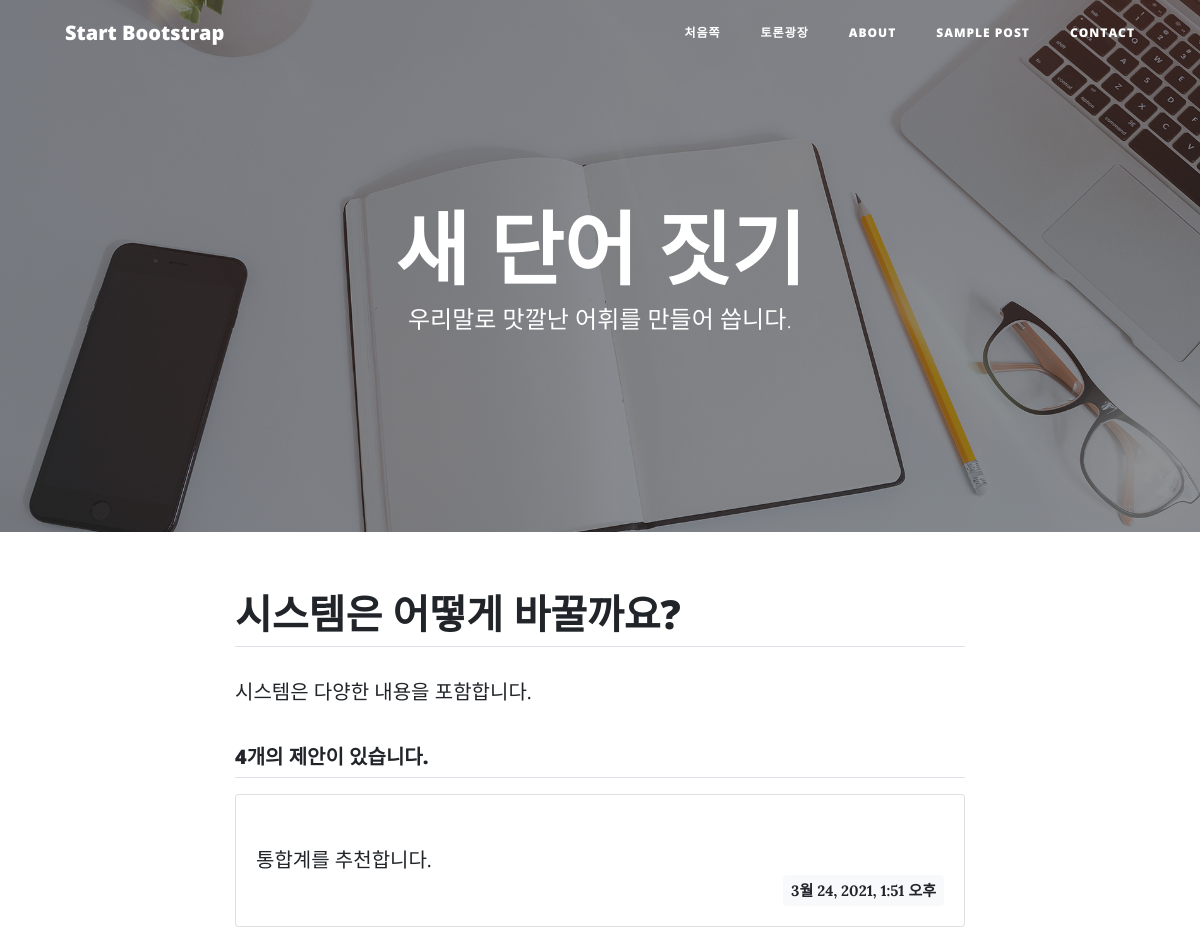
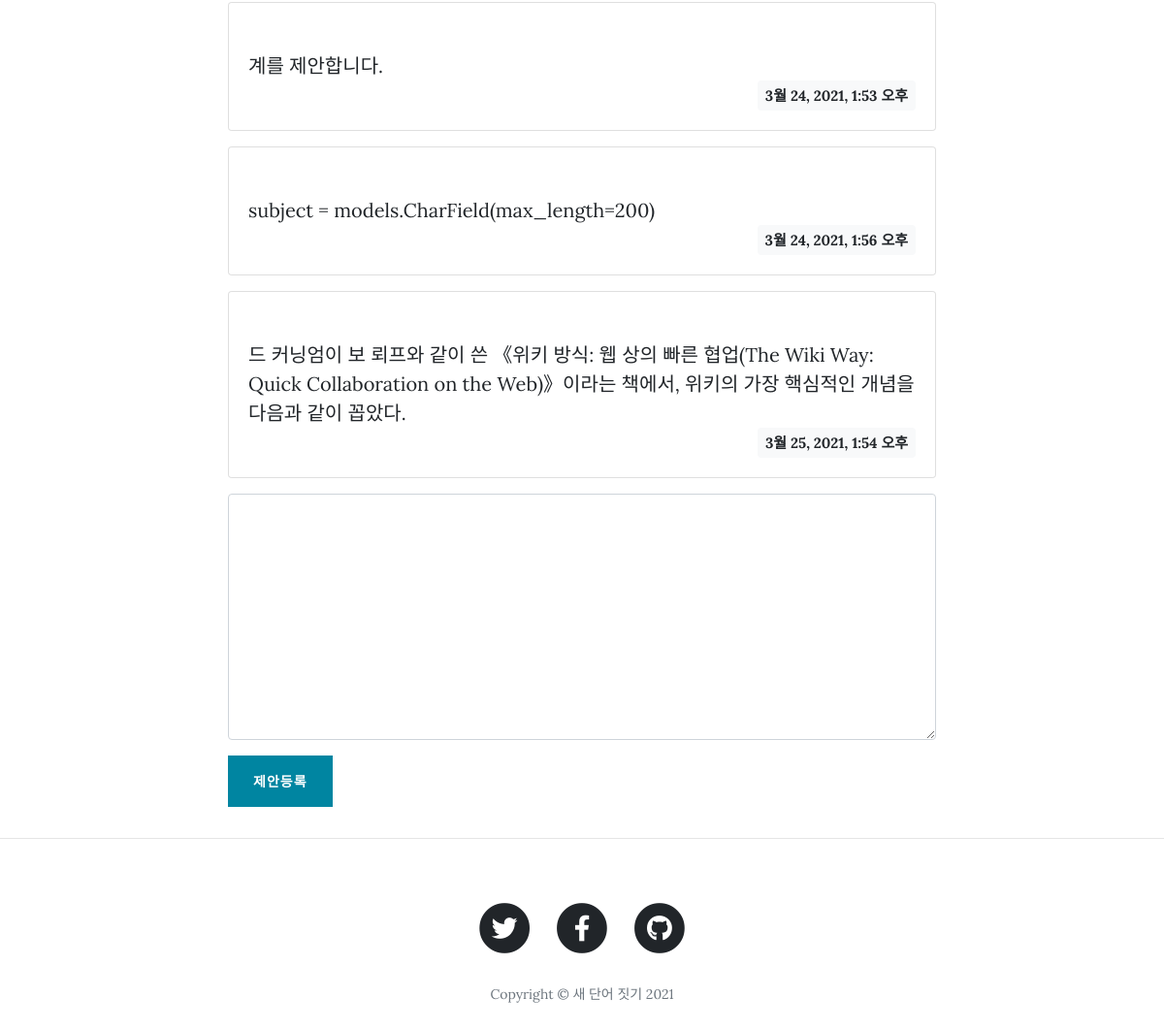
/forum/1/, run on the app's committed database (2 pictures, top to bottom).
### forum/models.py (models this page shows, shortened)
class Presenting(models.Model):
    subject = models.CharField(max_length=200)
    content = models.TextField()
    create_date = models.DateTimeField()

class Suggestion(models.Model):
    suggestion = models.ForeignKey(Presenting, on_delete=models.CASCADE)
    content = models.TextField()
    create_date = models.DateTimeField()

### forum/views.py (the view)
# urls.py: path('<int:presenting_id>/', views.detail, name='detail'),
def detail(request, presenting_id):
    presenting = Presenting.objects.get(id=presenting_id)
    context = {'presenting': presenting}
    return render(request, 'forum/presenting_detail.html', context)

### templates/blogtheme/forum/presenting_detail.html (shortened to what this page needs)
{% extends 'base.html' %}
{% load static %}
{% block content %}
<article>
    <div class="container my-3">
      <div class="row">
        <div class="col-lg-8 col-md-10 mx-auto">
          <h1 class="border-bottom py-2">{{ presenting.subject }}</h1>
            <p>
                {{ presenting.content }}
            </p>
            <h5 class="border-bottom my-3 py-2">{{ presenting.suggestion_set.count }}개의 제안이 있습니다.</h5>
            <div>
                {% for suggestion in presenting.suggestion_set.all %}
                <div class="card my-3">
                  <div class="card-body">
                    <div class="card-text" style="white-space: pre-line;">
                        {{ suggestion.content }}
                    </div>
                    <div class="d-flex justify-content-end">
                      <div class="badge badge-light p-2">
                          {{ suggestion.create_date }}
                      </div>
                    </div>
                  </div>
                </div>
                {% endfor %}
            </div>
                <form action="{% url 'forum:suggestion_create' presenting.id %}" method="post" class="my-3">
                  <div class="form-group">
                     <textarea name="content" id="content" class="form-control" rows="10"></textarea>
                  </div>
                  <input type="submit" value="제안등록" class="btn btn-primary">
                </form>
        </div>
      </div>
    </div>
</article>
<hr>
{% endblock %}

### data on the page
Presenting: subject "시스템은 어떻게 바꿀까요?", content "시스템은 다양한 내용을 포함합니다.", suggestion_set.count "4"
Suggestion: content "통합계를 추천합니다.", create_date "3월 24, 2021, 1:51 오후"
Suggestion: content "계를 제안합니다.", create_date "3월 24, 2021, 1:53 오후"
Suggestion: content "subject = models.CharField(max_length=200)", create_date "3월 24, 2021, 1:56 오후"
Suggestion: content "드 커닝엄이 보 뢰프와 같이 쓴 《위키 방식: 웹 상의 빠른 협업(The Wiki Way: Quick Collaboration on the Web)》이라는 책에서, 위키의 가장 핵심적인 개념을 다음과 같이 꼽았다.", create_date "3월 25, 2021, 1:54 오후"
